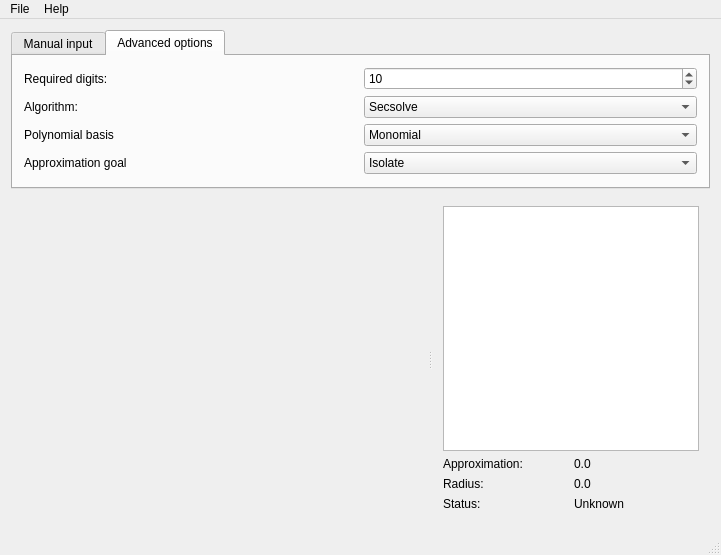
<?xml version="1.0" encoding="UTF-8"?>
<ui version="4.0">
 <class>MainWindow</class>
 <widget class="QMainWindow" name="MainWindow">
  <property name="geometry">
   <rect>
    <x>0</x>
    <y>0</y>
    <width>721</width>
    <height>555</height>
   </rect>
  </property>
  <property name="windowTitle">
   <string>MPSolve</string>
  </property>
  <property name="windowIcon">
   <iconset resource="resources.qrc">
    <normaloff>:/images/xmpsolve.png</normaloff>:/images/xmpsolve.png</iconset>
  </property>
  <widget class="QWidget" name="centralWidget">
   <layout class="QHBoxLayout" name="horizontalLayout_5">
    <item>
     <layout class="QVBoxLayout" name="verticalLayout_4" stretch="1,100">
      <item>
       <widget class="QTabWidget" name="tabWidget">
        <property name="currentIndex">
         <number>1</number>
        </property>
        <widget class="QWidget" name="tab">
         <attribute name="title">
          <string>Manual input</string>
         </attribute>
         <layout class="QVBoxLayout" name="verticalLayout">
          <item>
           <layout class="QHBoxLayout" name="horizontalLayout_2">
            <item>
             <widget class="QLabel" name="label">
              <property name="text">
               <string>&lt;html&gt;&lt;head/&gt;&lt;body&gt;&lt;p&gt;Insert polynomial here:&lt;/p&gt;&lt;p&gt;&lt;span style=&quot; font-size:8pt; font-weight:600;&quot;&gt;Note:&lt;/span&gt;&lt;span style=&quot; font-size:8pt;&quot;&gt; use 'x' as indeterminate, &lt;br/&gt;and (a +yi) for complex numbers.&lt;/span&gt;&lt;/p&gt;&lt;p&gt;&lt;span style=&quot; font-size:8pt;&quot;&gt;Example: -2x + (1 + 3/2i)x^2 +1.6e2&lt;/span&gt;&lt;/p&gt;&lt;/body&gt;&lt;/html&gt;</string>
              </property>
              <property name="alignment">
               <set>Qt::AlignLeading|Qt::AlignLeft|Qt::AlignTop</set>
              </property>
             </widget>
            </item>
            <item>
             <widget class="QPlainTextEdit" name="polyLineEdit"/>
            </item>
           </layout>
          </item>
          <item>
           <layout class="QHBoxLayout" name="horizontalLayout_3">
            <item>
             <widget class="QPushButton" name="openPolFileButton">
              <property name="sizePolicy">
               <sizepolicy hsizetype="Expanding" vsizetype="Fixed">
                <horstretch>0</horstretch>
                <verstretch>0</verstretch>
               </sizepolicy>
              </property>
              <property name="text">
               <string>Open .pol file</string>
              </property>
             </widget>
            </item>
            <item>
             <widget class="QPushButton" name="solveButton">
              <property name="sizePolicy">
               <sizepolicy hsizetype="Expanding" vsizetype="Fixed">
                <horstretch>0</horstretch>
                <verstretch>0</verstretch>
               </sizepolicy>
              </property>
              <property name="text">
               <string>Solve</string>
              </property>
             </widget>
            </item>
           </layout>
          </item>
         </layout>
        </widget>
        <widget class="QWidget" name="tab_3">
         <attribute name="title">
          <string>Advanced options</string>
         </attribute>
         <layout class="QHBoxLayout" name="horizontalLayout_4">
          <item>
           <layout class="QGridLayout" name="gridLayout">
            <item row="0" column="0">
             <widget class="QLabel" name="label_2">
              <property name="text">
               <string>Required digits:</string>
              </property>
             </widget>
            </item>
            <item row="0" column="1">
             <widget class="QSpinBox" name="digitsSpinBox">
              <property name="minimum">
               <number>1</number>
              </property>
              <property name="maximum">
               <number>99999</number>
              </property>
              <property name="value">
               <number>10</number>
              </property>
             </widget>
            </item>
            <item row="1" column="1">
             <widget class="QComboBox" name="algorithmComboBox">
              <item>
               <property name="text">
                <string notr="true">Secsolve</string>
               </property>
              </item>
              <item>
               <property name="text">
                <string notr="true">Unisolve</string>
               </property>
              </item>
             </widget>
            </item>
            <item row="1" column="0">
             <widget class="QLabel" name="label_3">
              <property name="text">
               <string>Algorithm:</string>
              </property>
             </widget>
            </item>
            <item row="4" column="0">
             <spacer name="verticalSpacer">
              <property name="orientation">
               <enum>Qt::Vertical</enum>
              </property>
              <property name="sizeHint" stdset="0">
               <size>
                <width>20</width>
                <height>40</height>
               </size>
              </property>
             </spacer>
            </item>
            <item row="2" column="0">
             <widget class="QLabel" name="label_5">
              <property name="text">
               <string>Polynomial basis</string>
              </property>
             </widget>
            </item>
            <item row="2" column="1">
             <widget class="QComboBox" name="basisComboBox">
              <property name="currentIndex">
               <number>0</number>
              </property>
              <item>
               <property name="text">
                <string>Monomial</string>
               </property>
              </item>
              <item>
               <property name="text">
                <string>Chebyshev</string>
               </property>
              </item>
             </widget>
            </item>
            <item row="3" column="0">
             <widget class="QLabel" name="label_4">
              <property name="text">
               <string>Approximation goal</string>
              </property>
             </widget>
            </item>
            <item row="3" column="1">
             <widget class="QComboBox" name="comboBox">
              <item>
               <property name="text">
                <string>Isolate</string>
               </property>
              </item>
              <item>
               <property name="text">
                <string>Approximate</string>
               </property>
              </item>
             </widget>
            </item>
           </layout>
          </item>
         </layout>
        </widget>
       </widget>
      </item>
      <item>
       <widget class="QSplitter" name="splitter">
        <property name="orientation">
         <enum>Qt::Horizontal</enum>
        </property>
        <widget class="xmpsolve::QRootsRenderer" name="graphicsView" native="true">
         <property name="sizePolicy">
          <sizepolicy hsizetype="Preferred" vsizetype="Preferred">
           <horstretch>1</horstretch>
           <verstretch>1</verstretch>
          </sizepolicy>
         </property>
        </widget>
        <widget class="QWidget" name="layoutWidget">
         <layout class="QVBoxLayout" name="verticalLayout_2">
          <item>
           <widget class="QListView" name="listRootsView">
            <property name="sizePolicy">
             <sizepolicy hsizetype="Expanding" vsizetype="Expanding">
              <horstretch>0</horstretch>
              <verstretch>0</verstretch>
             </sizepolicy>
            </property>
           </widget>
          </item>
          <item>
           <layout class="QGridLayout" name="gridLayout_3">
            <item row="0" column="0">
             <widget class="QLabel" name="label_7">
              <property name="text">
               <string>Approximation:</string>
              </property>
             </widget>
            </item>
            <item row="0" column="1">
             <widget class="QLabel" name="approximationDetailLabel">
              <property name="text">
               <string>0.0</string>
              </property>
             </widget>
            </item>
            <item row="1" column="0">
             <widget class="QLabel" name="label_8">
              <property name="text">
               <string>Radius:</string>
              </property>
             </widget>
            </item>
            <item row="1" column="1">
             <widget class="QLabel" name="approximationRadiusLabel">
              <property name="text">
               <string>0.0</string>
              </property>
             </widget>
            </item>
            <item row="2" column="0">
             <widget class="QLabel" name="label_9">
              <property name="text">
               <string>Status:</string>
              </property>
             </widget>
            </item>
            <item row="2" column="1">
             <widget class="QLabel" name="approximationStatusLabel">
              <property name="text">
               <string>Unknown</string>
              </property>
             </widget>
            </item>
           </layout>
          </item>
         </layout>
        </widget>
       </widget>
      </item>
     </layout>
    </item>
   </layout>
  </widget>
  <widget class="QMenuBar" name="menuBar">
   <property name="geometry">
    <rect>
     <x>0</x>
     <y>0</y>
     <width>721</width>
     <height>25</height>
    </rect>
   </property>
   <widget class="QMenu" name="menuFile">
    <property name="title">
     <string>File</string>
    </property>
    <addaction name="actionOpen_pol_file"/>
    <addaction name="actionOpen_editor"/>
    <addaction name="actionAbort_computations"/>
    <addaction name="separator"/>
    <addaction name="actionQuit"/>
   </widget>
   <widget class="QMenu" name="menuHelp">
    <property name="title">
     <string>Help</string>
    </property>
    <addaction name="actionAbout_MPSolve"/>
   </widget>
   <addaction name="menuFile"/>
   <addaction name="menuHelp"/>
  </widget>
  <widget class="QStatusBar" name="statusBar"/>
  <action name="actionOpen_pol_file">
   <property name="text">
    <string>Open .pol file</string>
   </property>
  </action>
  <action name="actionQuit">
   <property name="text">
    <string>Quit</string>
   </property>
  </action>
  <action name="actionAbout_MPSolve">
   <property name="text">
    <string>About MPSolve</string>
   </property>
  </action>
  <action name="actionOpen_editor">
   <property name="text">
    <string>Open editor</string>
   </property>
  </action>
  <action name="actionAbort_computations">
   <property name="text">
    <string>Abort current computations</string>
   </property>
  </action>
 </widget>
 <layoutdefault spacing="6" margin="11"/>
 <customwidgets>
  <customwidget>
   <class>xmpsolve::QRootsRenderer</class>
   <extends>QWidget</extends>
   <header location="global">qrootsrenderer.h</header>
   <container>1</container>
  </customwidget>
 </customwidgets>
 <resources>
  <include location="resources.qrc"/>
 </resources>
 <connections/>
</ui>
